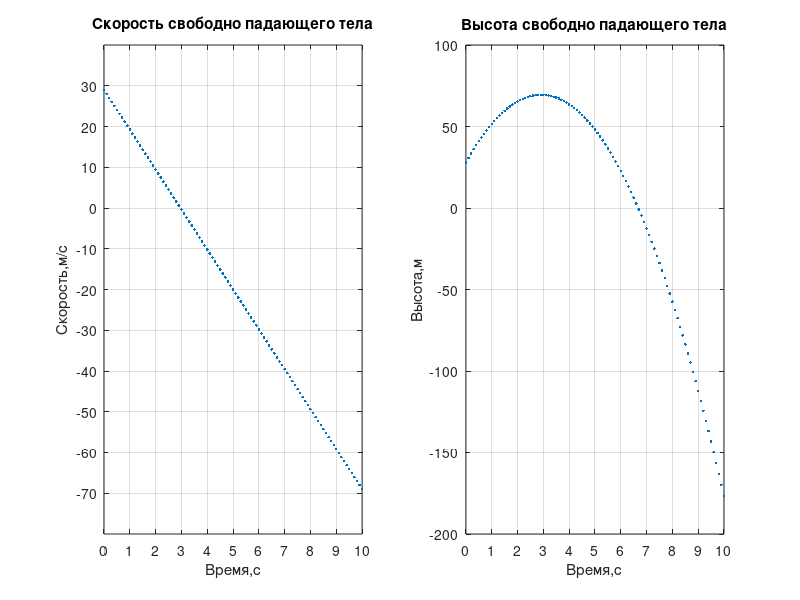

MATLAB code to generate this figure: (Note: this script raises an error after producing the figure.)
%% Свободное падение тела (кинематика)
clc
clear variables;
close all;
dt = 0.1;
t = 0:dt:10;
y0 = 25;
v0 = 30;
g = 9.8;
y = y0 + v0*t - g*t.^2/2;
y_max = max(y)
plot(t,y,'.')
grid on;
set(gca,'XTick',[0:1:10],'YTick',[-200:50:100]);
title({'Зависимость высоты свободно падающего тела от времени',...
        'Максимальная высота y_{max} = 70.911 м'});
xlabel('Время,с');
ylabel('Высота,м');
%% Свободное падение тела (динамика)
clc
clear variables;
close all;
dt = 0.1;
t = 0:dt:10;
v0 = 30;
y0 = 25;
g = 9.8;

v = v0 + ...
cumsum(repmat(-g,size(t))*dt);

y = y0 + ...
cumsum(v * dt);

subplot(1,2,1)
plot(t,v,'.')
grid on;
set(gca,'XTick',[0:1:10],'YTick',[-70:10:30]);
title('Cкорость свободно падающего тела');
xlabel('Время,с');
ylabel('Скорость,м/с');

subplot(1,2,2)
plot(t,y,'.')
grid on;
set(gca,'XTick',[0:1:10],'YTick',[-200:50:100]);
title('Высота свободно падающего тела');
xlabel('Время,с');
ylabel('Высота,м');
%% Полет аэростата
clc
clear variables;
close all;
m = 0.2;
V = 1;
g = 9.8;
k = 0.01;
dt = 1;
t = 0:dt:600;
v = zeros(size(t));
y = zeros(size(t));

for i=1:length(t)-1
    F_arch = g * V * airDencity(y(i));
    F_resist = -k * v(i);
    F_grav = -m * g;
    v(i + 1) = v(i) + ...
        (F_arch + F_grav + F_resist) / m * dt;
    y(i + 1) = y(i) + v(i + 1) * dt;
end

subplot(1,2,1)
plot(t,y,'.')
grid on;
set(gca,'XTick',[0:100:600]);
title('Высота aэростата');
xlabel('Время,с');
ylabel('Высота,м');

subplot(1,2,2)
plot(t,v,'.')
grid on;
set(gca,'XTick',[0:100:600]);
title('Cкорость aэростата');
xlabel('Время,с');
ylabel('Скорость,м/с');